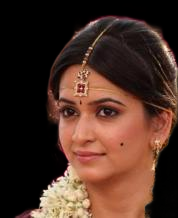
#> input picture mugshot1_no_bg.png, 178 x 218 px, found by its file name
$ python detect_edges_custom.py
#> lines starting #> are read from the running program, lines starting #| are printed output that depends on the picture; after the words box and inside, x2 and y2 are one past the last pixel; in counts of white or black regions, pixels touching at a corner belong together
#!/usr/bin/env python3
"""
Custom edge detector that scans from all four directions to find boundaries.
Scans top-to-bottom, bottom-to-top, left-to-right, right-to-left to find
the first non-transparent pixel, creating a precise outline.
"""

import cv2
import numpy as np
from pathlib import Path
import sys

def scan_edges_directional(input_path: str, output_svg: str, epsilon_factor=0.002):
    """
    Scan from 4 directions to find edge pixels and create polygon.

    Args:
        input_path: Path to PNG with transparency
        output_svg: Output SVG file path
        epsilon_factor: Approximation accuracy for simplification
    """
#> called with input_path = './mugshot1_no_bg.png', output_svg = 'mugshot1_no_bg.svg', epsilon_factor = 0.002
    print(f"Processing: {input_path}")

    # Load image with alpha channel
    image = cv2.imread(input_path, cv2.IMREAD_UNCHANGED)
#> image is the input picture: shape (218, 178, 4); mean B, G, R, A 37.9, 48.9, 76.2, 143.7

    if image is None:
        print(f"Error: Could not load image")
        return False

    height, width = image.shape[:2]
#> height = 218; width = 178
    print(f"Image size: {width}x{height}")
#| Image size: 178x218

    # Extract alpha channel
    if image.shape[2] == 4:
        alpha = image[:, :, 3]
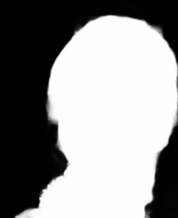
#> alpha: shape (218, 178); min 0, max 255, mean 143.7
    else:
        # If no alpha, convert to grayscale and threshold
        gray = cv2.cvtColor(image, cv2.COLOR_BGR2GRAY)
        _, alpha = cv2.threshold(gray, 1, 255, cv2.THRESH_BINARY)

    # Collect edge points from all four directions
    edge_points = []
    phantom_count = 0
    missing_edges = 0

    # Thresholds for hard edges
    ALPHA_THRESHOLD = 240  # Strong opacity (out of 255)

    def is_hard_edge(y, x):
        """Check if pixel has strong opacity (hard edge)"""
        if y < 0 or y >= height or x < 0 or x >= width:
            return False
        return alpha[y, x] >= ALPHA_THRESHOLD

    def is_solid_edge(start_y, start_x, dy, dx, count=3):
        """Check if 'count' consecutive pixels are hard edges"""
        for i in range(count):
            ny, nx = start_y + i * dy, start_x + i * dx
            if not is_hard_edge(ny, nx):
                return False
        return True

    # Scan from LEFT and RIGHT only (no top/bottom)
    # This creates a complete outline by finding leftmost and rightmost edges for each row

    # Scan from LEFT (bottom to top: for each row from bottom to top, find first solid edge from left)
    print("Scanning from left (bottom to top)...")
    for y in range(height - 1, -1, -1):
        found_phantom = False
        found_edge = False
        for x in range(width):
            if is_hard_edge(y, x) and not is_solid_edge(y, x, 0, 1):
                found_phantom = True
            elif is_solid_edge(y, x, 0, 1):
                if found_phantom:
                    phantom_count += 1
                    print(f"  Phantom pixel at row {y}, skipped to solid edge at x={x}")
                # Mark boundary pixel (one before solid edge)
                edge_points.append((max(0, x - 1), y))
                found_edge = True
                break
        if not found_edge:
            missing_edges += 1
#> after the loop, edge_points = 202 pairs, first value 29 to 107, second value 16 to 217; missing_edges = 16; phantom_count = 1

    # Scan from RIGHT (top to bottom: for each row from top to bottom, find first solid edge from right)
    print("Scanning from right (top to bottom)...")
    for y in range(height):
        found_phantom = False
        found_edge = False
        for x in range(width - 1, -1, -1):
            if is_hard_edge(y, x) and not is_solid_edge(y, x, 0, -1):
                found_phantom = True
            elif is_solid_edge(y, x, 0, -1):
                if found_phantom:
                    phantom_count += 1
                    print(f"  Phantom pixel at row {y}, skipped to solid edge at x={x}")
                # Mark boundary pixel (one before solid edge)
                edge_points.append((min(width - 1, x + 1), y))
                found_edge = True
                break
        if not found_edge:
            missing_edges += 1
#> after the loop, edge_points = 404 pairs, first value 29 to 177, second value 16 to 217; missing_edges = 32; phantom_count = 1

    if phantom_count > 0:
        print(f"⚠ Detected and skipped {phantom_count} phantom pixels")
#| ⚠ Detected and skipped 1 phantom pixels
    if missing_edges > 0:
        print(f"⚠ {missing_edges} scan lines found no solid edges")
#| ⚠ 32 scan lines found no solid edges

    if not edge_points:
        print("Error: No edge points found")
        return False

    print(f"Found {len(edge_points)} edge points from directional scanning")
#| Found 404 edge points from directional scanning

    # Create debug image with red pixels at edge points
    debug_image = image.copy()
    for x, y in edge_points:
        debug_image[y, x] = [0, 0, 255, 255]  # Red in BGR + alpha
#> this loop made 404 passes
#> (x, y) on passes 1 to 3: (33, 217), (30, 216), (29, 215)
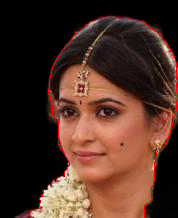
#> debug_image: shape (218, 178, 4); 1.04% of pixels changed, all inside (x1, y1, x2, y2) = (29, 16, 178, 218)

    debug_output = str(Path(output_svg).with_name(Path(input_path).stem + '_edges_debug.png'))
    cv2.imwrite(debug_output, debug_image)
    print(f"✓ Saved debug image with red edge markers: {debug_output}")

    # Use edge points as-is without sorting (they're already in scan order)
    # Convert to numpy array for contour processing
    points_array = np.array(edge_points, dtype=np.int32).reshape(-1, 1, 2)
#> points_array = contour of 404 points, box (x1, y1, x2, y2) (29, 16, 178, 218), area 21156

    # Simplify using Douglas-Peucker algorithm
    perimeter = cv2.arcLength(points_array, True)
#> perimeter = 646.5
    epsilon = epsilon_factor * perimeter
#> epsilon = 1.29
    simplified_points = cv2.approxPolyDP(points_array, epsilon, True)
#> simplified_points = contour of 38 points, box (x1, y1, x2, y2) (30, 16, 178, 218), area 21106
    print(f"Simplified to {len(simplified_points)} points")
#| Simplified to 38 points

    # Convert to list of tuples
    final_points = simplified_points.reshape(-1, 2)
#> final_points = 38 pairs, first value 30 to 177, second value 16 to 217

    # Normalize coordinates to 0-100 range
    normalized_points = []
    for x, y in final_points:
        norm_x = (x / width) * 100
        norm_y = (y / height) * 100
        normalized_points.append((norm_x, norm_y))
#> this loop made 38 passes
#> (x, y, norm_x, norm_y) on passes 1 to 12: (30, 216, 16.85, 99.08), (30, 211, 16.85, 96.79), (40, 208, 22.47, 95.41), (39, 198, 21.91, 90.83), (42, 196, 23.6, 89.91), (43, 190, 24.16, 87.16), (47, 189, 26.4, 86.7), (47, 186, 26.4, 85.32), (57, 178, 32.02, 81.65), (64, 176, 35.96, 80.73), (64, 171, 35.96, 78.44), (69, 165, 38.76, 75.69)
#> after the loop, normalized_points = 38 pairs, first value 16.85 to 99.44, second value 7.34 to 99.54

    # Generate SVG with normalized coordinates
    svg_points = " ".join([f"{x:.2f},{y:.2f}" for x, y in normalized_points])

    # Generate circle elements for each vertex
    circles = "\n  ".join([f'<circle cx="{x:.2f}" cy="{y:.2f}" r="1.5" fill="white" stroke="black" stroke-width="0.3"/>'
                           for x, y in normalized_points])

    svg_content = f'''<?xml version="1.0" encoding="UTF-8"?>
<svg width="{width}" height="{height}" viewBox="0 0 100 100" xmlns="http://www.w3.org/2000/svg" preserveAspectRatio="none">
  <polygon points="{svg_points}"
           fill="none"
           stroke="red"
           stroke-width="0.5"
           vector-effect="non-scaling-stroke"/>
  {circles}
</svg>'''

    # Save SVG
    with open(output_svg, 'w') as f:
        f.write(svg_content)

    print(f"✓ Saved polygon to: {output_svg}")
    print(f"  Polygon has {len(normalized_points)} vertices")
#|   Polygon has 38 vertices

    return True

def main():
    if len(sys.argv) < 2:
        input_path = "./mugshot1_no_bg.png"
    else:
        input_path = sys.argv[1]

    if not Path(input_path).exists():
        print(f"Error: Input file '{input_path}' not found")
        print("Run 'npm run test:bg' first to generate the image")
        sys.exit(1)

    # Generate output filename
    input_file = Path(input_path)
    output_svg = str(input_file.with_suffix('.svg'))

    success = scan_edges_directional(input_path, output_svg)

    if success:
        print("\n✓ Done! Run 'npm run view:edges' to see the result")

    sys.exit(0 if success else 1)
#> (the program exits here)

$ run again, with mugshot1_enhanced.png copied over mugshot1_no_bg.png
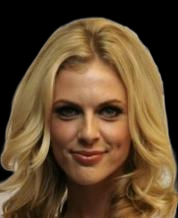
#> input picture mugshot1_enhanced.png, 178 x 218 px, found by its file name
#> in scan_edges_directional, image is the input picture: shape (218, 178, 4); mean B, G, R, A 45, 72.3, 96.7, 189.8
#| Image size: 178x218
#> in scan_edges_directional, `alpha = image[:, :, 3]`:
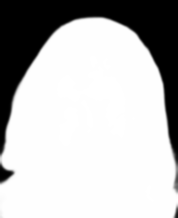
#> alpha: shape (218, 178); min 0, max 255, mean 189.8
#> after the loop in scan_edges_directional, `for y in range(height - 1, -1, -1):`: edge_points = 199 pairs, first value 0 to 85, second value 19 to 217; missing_edges = 19; phantom_count = 0
#> after the loop in scan_edges_directional, `for y in range(height):`: edge_points = 398 pairs, first value 0 to 177, second value 19 to 217; missing_edges = 38; phantom_count = 0
#| ⚠ 38 scan lines found no solid edges
#| Found 398 edge points from directional scanning
#> the loop in scan_edges_directional, `for x, y in edge_points:` made 398 passes
#> (x, y) on passes 1 to 3: (1, 217), (1, 216), (0, 215)
#> after the loop in scan_edges_directional, `for x, y in edge_points:`:
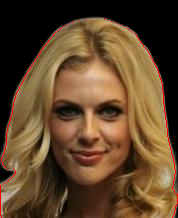
#> debug_image: shape (218, 178, 4); 1.03% of pixels changed, all inside (x1, y1, x2, y2) = (0, 19, 178, 218)
#> points_array = contour of 398 points, box (x1, y1, x2, y2) (0, 19, 178, 218), area 28273
#> perimeter = 687.7
#> epsilon = 1.38
#> simplified_points = contour of 26 points, box (x1, y1, x2, y2) (0, 19, 178, 218), area 28120
#| Simplified to 26 points
#> final_points = 26 pairs, first value 0 to 177, second value 19 to 217
#> the loop in scan_edges_directional, `for x, y in final_points:` made 26 passes
#> (x, y, norm_x, norm_y) on passes 1 to 8: (1, 217, 0.562, 99.54), (0, 185, 0, 84.86), (6, 182, 3.37, 83.49), (15, 173, 8.43, 79.36), (13, 169, 7.3, 77.52), (5, 167, 2.81, 76.61), (1, 161, 0.562, 73.85), (6, 144, 3.37, 66.06)
#> after the loop in scan_edges_directional, `for x, y in final_points:`: normalized_points = 26 pairs, first value 0 to 99.44, second value 8.72 to 99.54
#|   Polygon has 26 vertices

$ run again, with mugshot1_ensemble.png copied over mugshot1_no_bg.png
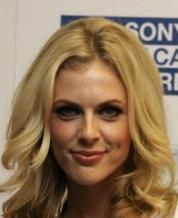
#> input picture mugshot1_ensemble.png, 178 x 218 px, found by its file name
#> in scan_edges_directional, image is the input picture: shape (218, 178, 4); mean B, G, R, A 87.4, 116.8, 143.1, 190.1
#| Image size: 178x218
#> in scan_edges_directional, `alpha = image[:, :, 3]`:
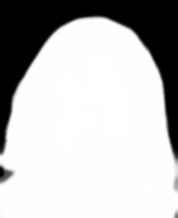
#> alpha: shape (218, 178); min 0, max 255, mean 190.1
#> after the loop in scan_edges_directional, `for y in range(height - 1, -1, -1):`: edge_points = 199 pairs, first value 0 to 87, second value 19 to 217; missing_edges = 19; phantom_count = 0
#> after the loop in scan_edges_directional, `for y in range(height):`: edge_points = 398 pairs, first value 0 to 177, second value 19 to 217; missing_edges = 38; phantom_count = 0
#| ⚠ 38 scan lines found no solid edges
#| Found 398 edge points from directional scanning
#> the loop in scan_edges_directional, `for x, y in edge_points:` made 398 passes
#> (x, y) on passes 1 to 3: (0, 217), (0, 216), (0, 215)
#> after the loop in scan_edges_directional, `for x, y in edge_points:`:
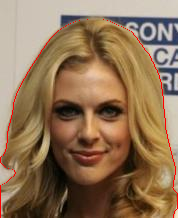
#> debug_image: shape (218, 178, 4); 1.03% of pixels changed, all inside (x1, y1, x2, y2) = (0, 19, 178, 218)
#> points_array = contour of 398 points, box (x1, y1, x2, y2) (0, 19, 178, 218), area 28132
#> perimeter = 688.6
#> epsilon = 1.38
#> simplified_points = contour of 28 points, box (x1, y1, x2, y2) (0, 19, 178, 218), area 28076
#| Simplified to 28 points
#> final_points = 28 pairs, first value 0 to 177, second value 19 to 217
#> the loop in scan_edges_directional, `for x, y in final_points:` made 28 passes
#> (x, y, norm_x, norm_y) on passes 1 to 8: (0, 217, 0, 99.54), (0, 185, 0, 84.86), (6, 182, 3.37, 83.49), (15, 173, 8.43, 79.36), (14, 170, 7.87, 77.98), (5, 167, 2.81, 76.61), (0, 162, 0, 74.31), (0, 157, 0, 72.02)
#> after the loop in scan_edges_directional, `for x, y in final_points:`: normalized_points = 28 pairs, first value 0 to 99.44, second value 8.72 to 99.54
#|   Polygon has 28 vertices
